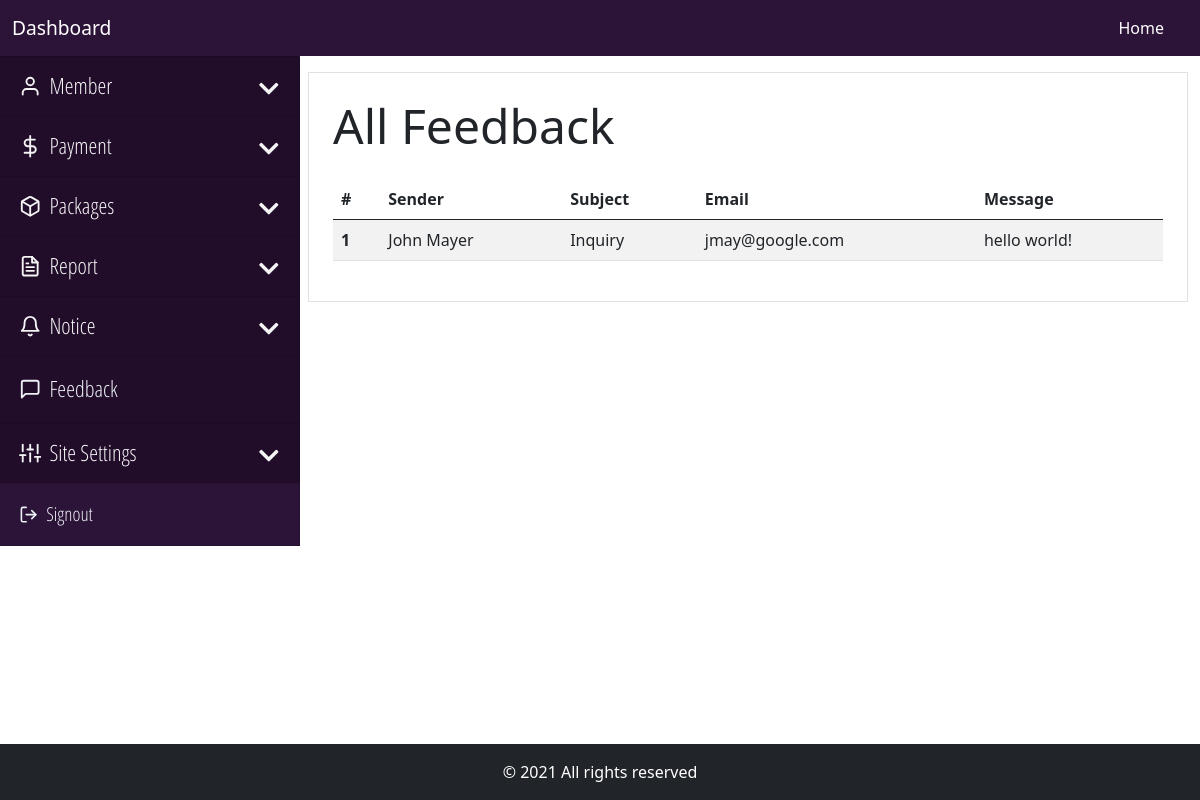
The app's page /backend/feedback/view-feedback.php (signed in), older data.
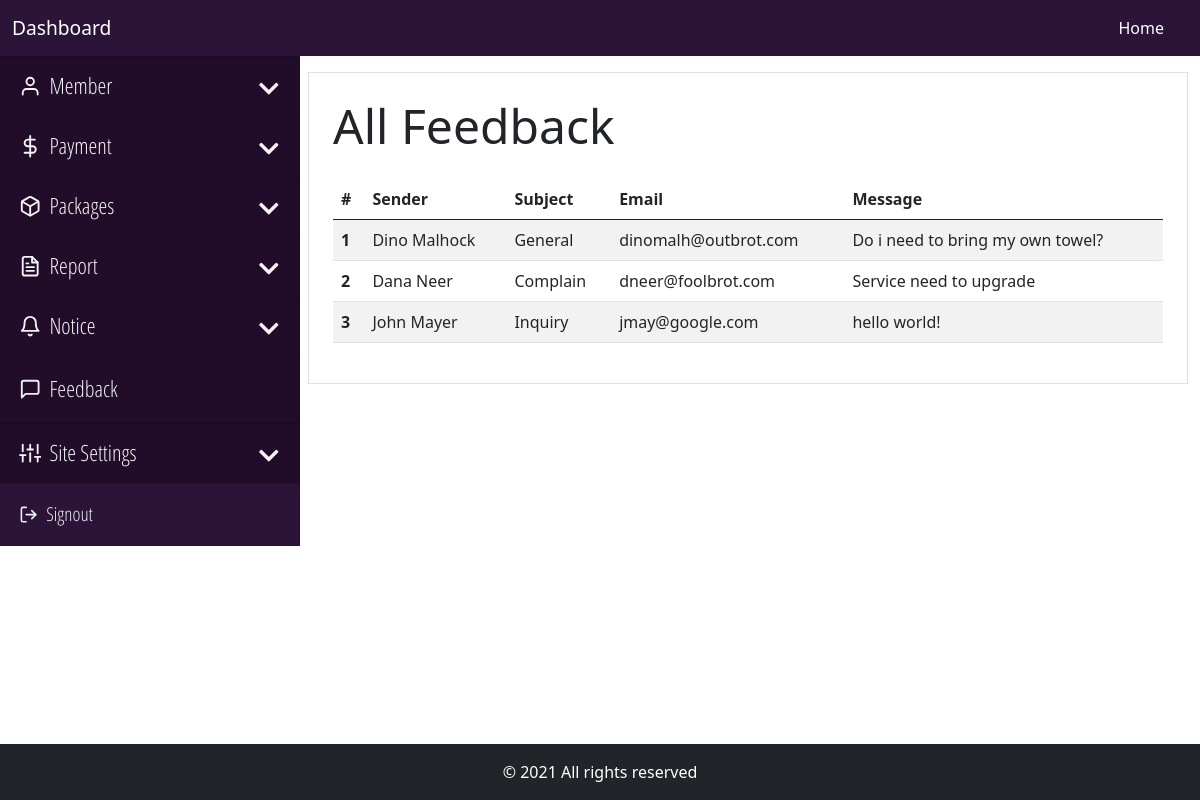
The same page, newer data.
### tables this page shows
CREATE TABLE `feedback` (
  `feedback_id` int(11) NOT NULL,
  `feedback_name` varchar(25) NOT NULL,
  `feedback_mail` varchar(120) NOT NULL,
  `feedback_subject` varchar(255) NOT NULL,
  `feedback_text` text NOT NULL,
  `feedback_time` timestamp NOT NULL DEFAULT CURRENT_TIMESTAMP
);

### core/main.php (called while the page is built, shortened)
<?php
    class Main
    {
        private $host = "localhost";
        private $user = "root";
        private $pass ="";
        private $database = "gym_manager";
        private function dbConnect()
        {
            try
            {
                $this->conn = new PDO('mysql:host='.$this->host.';dbname='.$this->database, $this->user, $this->pass);
            }
            catch(PDOException $Exception)
            {
                $this->errmsg = $Exception->getMessage();
            }
        }
    }
?>

### core/dashboard.php (called while the page is built, shortened)
<?php
    require_once "main.php";
    class Dashboard extends Main
    {
        public function viewFeedback()
        {
            try
            {
                $this->sql = $this->conn->prepare("SELECT * FROM feedback ORDER BY feedback_id DESC");
                $this->sql->execute();
                if($this->sql->rowCount() > 0)
                {
                    $data = $this->sql->fetchAll(PDO::FETCH_OBJ);
                    return $data;
                }
                else
                {
                    return false;
                }
            }
            catch(PDOException $Exception)
            {
                $this->errmsg = $Exception->getMessage();
                $_SESSION['error'] = "Unexpected Error Occured. Please try again Later.<br> Error: ".$this->errmsg;
                return false;
            }
        }
    }
?>

### backend/feedback/view-feedback.php (the view, shortened to what this page needs)
<?php
    require_once "../../core/dashboard.php";
    require_once "../inc/be-header.php";
    if(isset( $_SESSION['role']) &&  $_SESSION['role'] == 'admin' )
    {
      require_once "../inc/be-nav-admin.php";
    }
    else
    {
      require_once "../inc/be-nav-user.php";
    }
?>
<div class="container-fluid overflow-hidden mb-5">
    <div class="row gx-2 mt-3">
    <?php
        if(isset( $_SESSION['role']) &&  $_SESSION['role'] == 'admin' )
        {
          require_once "../inc/be-sidenav-admin.php";
        }
        else
        {
          require_once "../inc/be-sidenav-user.php";
        }
    ?>
        <div class="col-md-9">
            <div class="border p-4">
                <h2 class="display-5 mb-4">All Feedback</h2>
                <table class="table table-striped">
                    <thead>
                        <tr>
                            <th scope="col">#</th>
                            <th scope="col">Sender</th>
                            <th scope="col">Subject</th>
                            <th scope="col">Email</th>
                            <th scope="col">Message</th>
                        </tr>
                    </thead>
                    <tbody>
                        <?php
                            $feedback = new Dashboard;
                            $result = $feedback->viewFeedback();
                            if($result != false)
                            {
                                $counter = 1;
                                foreach($result as $data)
                                {
                        ?>
                            <tr>
                                <th scope="row"><?=$counter?></th>
                                <td><?=$data->feedback_name?></td>
                                <td><?=$data->feedback_subject?></td>
                                <td><?=$data->feedback_mail?></td>
                                <td><?=$data->feedback_text?></td>
                            </tr>
                        <?php
                                $counter++;
                                }
                            }
                            else
                            {
                        ?>
                            <tr>
                                <td colspan="4">No Data Found</td>
                            </tr>
                        <?php
                            }
                        ?>
                    </tbody>
                </table>
            </div>
        </div>
    </div>
</div>
<?php
    require_once "../inc/be-footer.php";
?>

### backend/inc/be-header.php (shortened to what this page needs)
<!DOCTYPE html>
<html lang="en">
    <head>
        <link rel="stylesheet" href="../../_resources/stylesheets/vendors/normalize.css">
        <link rel="stylesheet" href="../../_resources/stylesheets/vendors/bootstrap.min.css">
        <link rel="stylesheet" href="../../_resources/stylesheets/vendors/animate.min.css">
        <link rel="stylesheet" href="../../_resources/stylesheets/vendors/aos.css">
        <link rel="stylesheet" href="../../_resources/stylesheets/vendors/all.css">
        <link rel="stylesheet" href="../../_resources/stylesheets/vendors/datatables.min.css"/>
        <link rel="stylesheet" href="../../_resources/stylesheets/style.css">
        <link rel="stylesheet" href="../../_resources/stylesheets/responsive.css">
    </head>
    <body>

### backend/inc/be-nav-admin.php (shortened to what this page needs)
<nav class="navbar navbar-expand-lg navbar-dark nav-admin">
    <div class="container-fluid">
        <a class="navbar-brand" href="../main/dashboard.php">Dashboard</a>
        <div class="collapse navbar-collapse" id="topNav">
            <ul class="navbar-nav ms-auto me-3 mb-2 mb-lg-0">
                <li class="nav-item">
                    <a class="nav-link active" aria-current="page" href="../main/dashboard.php">Home</a>
                </li>
            </ul>
        </div>
    </div>
</nav>

### backend/inc/be-sidenav-admin.php (shortened to what this page needs)
<div class="col-3">
            <div class="dashLeftMenu">
                <div class="accordion" id="dashNav">
                    <div class="accordion-item">
                        <h2 class="accordion-header" id="member">
                            <button class="accordion-button collapsed" type="button" data-bs-toggle="collapse" data-bs-target="#collapseMember" aria-expanded="false" aria-controls="collapseMember">
                                <i class="me-2" data-feather="user"></i> Member
                            </button>
                        </h2>
                    </div>
                    <div class="accordion-item">
                        <h2 class="accordion-header" id="payment">
                            <button class="accordion-button collapsed" type="button" data-bs-toggle="collapse" data-bs-target="#collapsePayment" aria-expanded="false" aria-controls="collapsePayment">
                                <i class="me-2" data-feather="dollar-sign"></i> Payment
                            </button>
                        </h2>
                    </div>
                    <div class="accordion-item">
                        <h2 class="accordion-header" id="package">
                            <button class="accordion-button collapsed" type="button" data-bs-toggle="collapse" data-bs-target="#collapsePackage" aria-expanded="false" aria-controls="collapsePackage">
                                <i class="me-2" data-feather="box"></i> Packages
                            </button>
                        </h2>
                    </div>
                    <div class="accordion-item">
                        <h2 class="accordion-header" id="report">
                            <button class="accordion-button collapsed" type="button" data-bs-toggle="collapse" data-bs-target="#collapseReport" aria-expanded="false" aria-controls="collapseReport">
                                <i class="me-2" data-feather="file-text"></i> Report
                            </button>
                        </h2>
                    </div>
                    <div class="accordion-item">
                        <h2 class="accordion-header" id="notice">
                            <button class="accordion-button collapsed" type="button" data-bs-toggle="collapse" data-bs-target="#collapseNotice" aria-expanded="false" aria-controls="collapseNotice">
                                <i class="me-2" data-feather="bell"></i> Notice
                            </button>
                        </h2>
                    </div>
                    <div class="accordion-item">
                        <a class="dashNavSingle dashFeedback"  href="../feedback/view-feedback.php">
                            <i class="me-2" data-feather="message-square"></i> Feedback
                        </a>
                    </div>
                    <div class="accordion-item">
                        <h2 class="accordion-header" id="site">
                            <button class="accordion-button collapsed" type="button" data-bs-toggle="collapse" data-bs-target="#collapseSite" aria-expanded="false" aria-controls="collapseSite">
                                <i class="me-2" data-feather="sliders"></i> Site Settings
                            </button>
                        </h2>
                    </div>
                    <div class="accordion-item">
                        <a class="dashNavSingle dashNavSignOut" href="../../signout.php?signout=true">
                            <i class="me-2" data-feather="log-out"></i> Signout
                        </a>
                    </div>
                </div>
            </div>
        </div>

### backend/inc/be-footer.php
        <footer class="container-fluid fixed-bottom">
            <div class="row">
                <div class="col-12 bg-dark p-3 text-center text-white">
                    &copy; <?=date('Y');?> All rights reserved
                </div>
            </div>
        </footer>
    </body>
</html>

### _resources/stylesheets/style.css (style rules this page uses)
.nav-admin { background-color: #2c1338 !important; }
.dashLeftMenu { background-color: #2c1338 !important; padding-left: 0 !important; padding-right: 0 !important; margin-left: -14px; margin-top: -16px; }
#dashNav .accordion-button { background-color: #210c2a !important; color: #f4f4f5 !important; font-family: navFont; font-size: 1.4rem; }
#dashNavUser .accordion-button::after, #dashNav .accordion-button::after { background-image: none !important; font-family: "Font Awesome 5 Free"; content: "\f078"; display: inline-block; padding-right: 3px; vertical-align: middle; font-weight: 900; }
.dashNavSingle { position: relative; display: flex; align-items: center; width: 100%; font-family: navFont; color: #e7e7e7; text-decoration: none; background-color: transparent; border: 1px solid rgba(0,0,0,.125); border-radius: 0; overflow-anchor: none; transition: color .15s ease-in-out,background-color .15s ease-in-out,border-color .15s ease-in-out,box-shadow .15s ease-in-out,border-radius .15s ease; }
.dashNavSignOut { font-size: 1.2rem; color: #ecf0f5; padding: 1rem 1.25rem; }
.dashFeedback { background-color: #210c2a !important; font-size: 1.4rem; color: #ecf0f5; padding: 1rem 1.25rem; }
.nav-frontend li a, .navbar-brand { color: #e7e7e7; font-size: 1.2rem; }

Row changes from the older to the newer data that the page shows:
added feedback: feedback_name "Dino Malhock", feedback_subject "General", feedback_mail "dinomalh@outbrot.com", feedback_text "Do i need to bring my own towel?"
added feedback: feedback_name "Dana Neer", feedback_subject "Complain", feedback_mail "dneer@foolbrot.com", feedback_text "Service need to upgrade"
